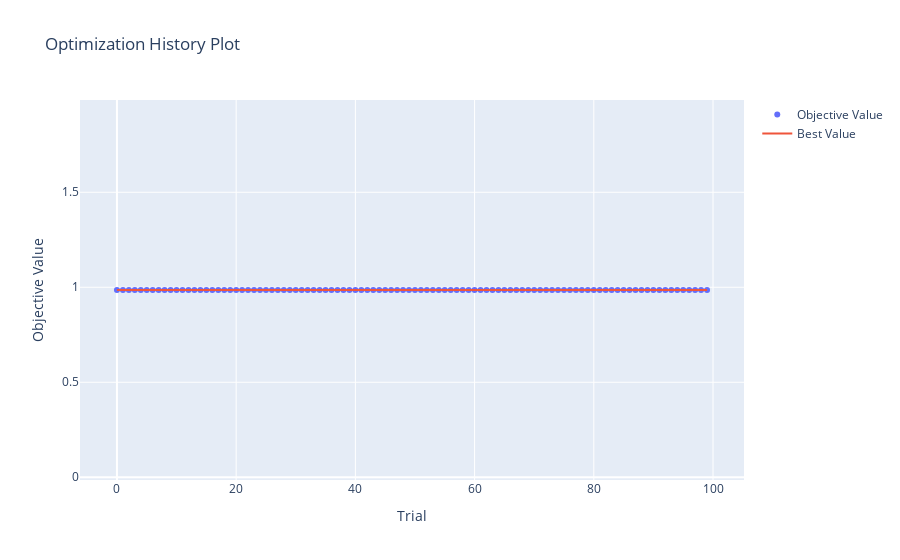
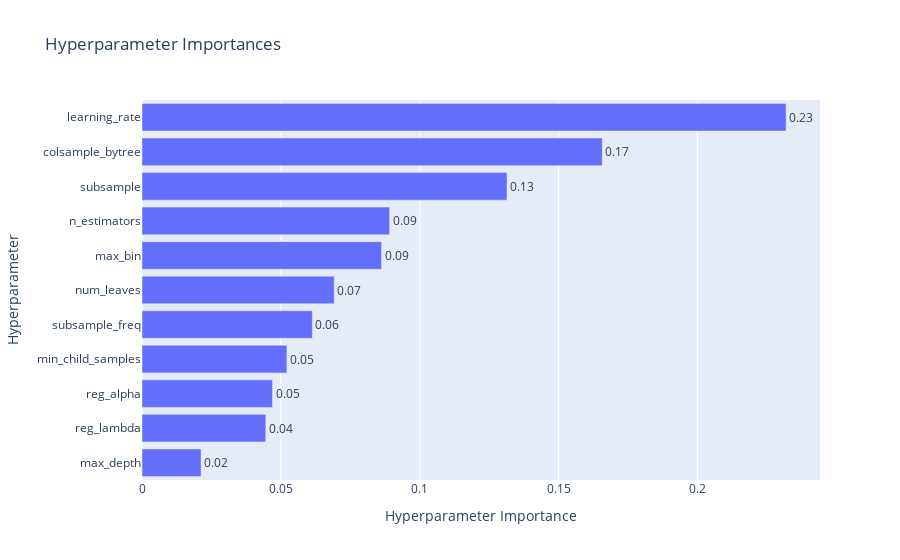
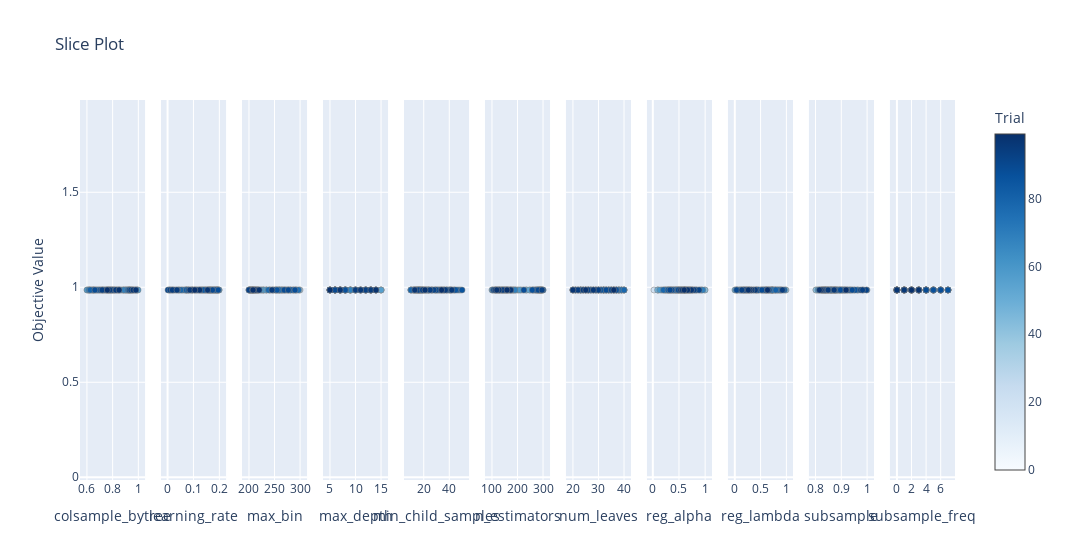

Notebook source saved alongside these figures, in order:
### Code cell
import optuna.visualization as vis

gkf = GroupKFold(n_splits=7)  # Since there are 7 players

# Define the objective function for Optuna
def objective(trial):
    # Hyperparameters to tune
    param = {
        'n_estimators': trial.suggest_int('n_estimators', 100, 300),
        'learning_rate': trial.suggest_float('learning_rate', 0.001, 0.2),
        'max_depth': trial.suggest_int('max_depth', 5, 15),
        'num_leaves': trial.suggest_int('num_leaves', 20, 40),
        'min_child_samples': trial.suggest_int('min_child_samples', 10, 50),
        'subsample': trial.suggest_float('subsample', 0.8, 1.0),
        'subsample_freq': trial.suggest_int('subsample_freq', 0, 7),
        'colsample_bytree': trial.suggest_float('colsample_bytree', 0.6, 1.0),
        'reg_alpha': trial.suggest_float('reg_alpha', 0.0, 1.0),
        'reg_lambda': trial.suggest_float('reg_lambda', 0.0, 1.0),
        'max_bin': trial.suggest_int('max_bin', 200, 300),
        'force_col_wise': True,
        'verbosity': -1
    }
    
    # Storage for fold accuracy
    accuracies = []
    
    for train_idx, test_idx in gkf.split(X, y, groups=subjects):
        print("Training on subjects:", subjects.iloc[train_idx].unique(), "Testing on subject:", subjects.iloc[test_idx].unique())

        X_train, X_test = X.iloc[train_idx], X.iloc[test_idx]
        y_train, y_test = y.iloc[train_idx], y.iloc[test_idx]
        
        # Create and train LightGBM model
        model = lgb.LGBMClassifier(**param)
        model.fit(X_train, y_train, eval_set=[(X_test, y_test)])
        
        # Predict on test data
        preds = model.predict(X_test)
        acc = accuracy_score(y_test, preds)
        accuracies.append(acc)
    
    # Calculate the average accuracy across all folds
    average_accuracy = np.mean(accuracies)
    return average_accuracy
sampler = optuna.samplers.TPESampler(seed=42)

# Create a study object and optimize the objective
study = optuna.create_study(direction='maximize',sampler=sampler)
study.optimize(objective, n_trials=100)  # Modify `n_trials` as per computation resource availability

# Print best parameters
print("Best trial:")
trial = study.best_trial
print(" Accuracy: ", trial.value)
print(" Params: ")
for key, value in trial.params.items():
    print(f"    {key}: {value}")

best_params = study.best_params
best_score = study.best_value

print("Best Hyperparameters:", best_params)
print("Best Score for Top 50,000:", best_score)

history_plot = vis.plot_optimization_history(study)
history_plot.show()

importance_plot = vis.plot_param_importances(study)
importance_plot.show()

slice_plot = vis.plot_slice(study)
slice_plot.show()
